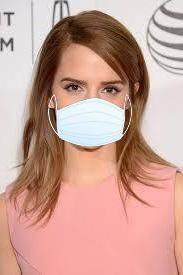
#> input picture augmented_image_306.jpg, 183 x 275 px
$ jupyter execute --allow-errors 'Face, Car and pedestrian Detector.ipynb'   (text cells are left out)
#> lines starting #> are read from the running program, lines starting #| are printed output that depends on the picture; after the words box and inside, x2 and y2 are one past the last pixel; in counts of white or black regions, pixels touching at a corner belong together
[cell 1]
import cv2

[cell 2]
img=cv2.imread('../augmented_image_306.jpg')
#> img is the input picture: shape (275, 183, 3); mean B, G, R 150.4, 161.1, 202.2
gray_img=cv2.cvtColor(img,cv2.COLOR_BGR2GRAY)
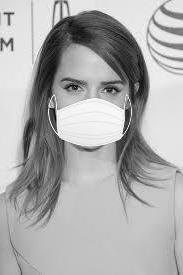
#> gray_img: shape (275, 183); min 7, max 255, mean 172.2
face_classifier=cv2.CascadeClassifier('../haarcascades/haarcascade_frontalface_default.xml')
eye_classifier=cv2.CascadeClassifier('../haarcascades/haarcascade_eye.xml')
faces=face_classifier.detectMultiScale(gray_img,2,3)
#> faces = [[43, 54, 96, 96]]
eyes=eye_classifier.detectMultiScale(gray_img,3.1,3)
#> eyes = [[99, 80, 20, 20]]
cv2.imshow('new_img',img)
cv2.waitKey(0)
cv2.destroyAllWindows()

[cell 3]
new_img=img
if faces is ():
    print("No face Found")
else:
    for ( x,y,w,h) in faces:
        new_img=cv2.rectangle(img,(x,y),(x+w,y+h),(0,0,255),3)
#> this loop made 1 pass
#> pass 1, `new_img=cv2.rectangle(img,(x,y),(x+w,y+h),(0,0,255),3)`:
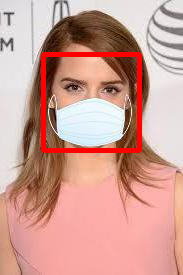
#> new_img: shape (275, 183, 3); 3.79% of pixels changed, all inside (x1, y1, x2, y2) = (41, 52, 142, 153)
if eyes is ():
    print("No eyes found")
else:
    for ( x,y,w,h) in eyes:
        new_img=cv2.rectangle(img,(x,y),(x+w,y+h),(255,0,0),3)
#> this loop made 1 pass
#> pass 1, `new_img=cv2.rectangle(img,(x,y),(x+w,y+h),(255,0,0),3)`:
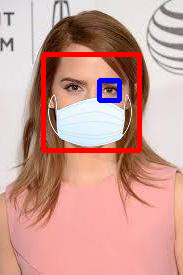
#> new_img: shape (275, 183, 3); 0.77% of pixels changed, all inside (x1, y1, x2, y2) = (97, 78, 122, 103)
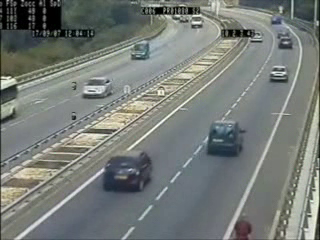
#> input picture frame 75 of Images/cars.avi, 320 x 240 px, given in place of the camera
#> further down, img is the input picture: shape (240, 320, 3); mean B, G, R 120, 123.9, 118.8

cv2.imshow("New",new_img)
cv2.waitKey(0)
cv2.destroyAllWindows()

[cell 4]
cap=cv2.VideoCapture(0)
#> (the rest of this cell did not finish here and is left out)

[cell 5]
import cv2
def detect_car(img):
    gray_img=cv2.cvtColor(img,cv2.COLOR_BGR2GRAY)
#> gray_img: shape (240, 320)
    car_classifier=cv2.CascadeClassifier('../haarcascades/haarcascade_car.xml')
    cars=car_classifier.detectMultiScale(gray_img,1.15,6)
#> cars = ()
    new_img=img
    if cars is ():
        pass
    else:
        for(x,y,w,h) in cars:
            new_img=cv2.rectangle(img,(x,y),(x+w,y+h),(255,0,0),3)
    return new_img

[cell 6]
import time
cap=cv2.VideoCapture('../Images/cars.avi')
while cap.isOpened():
    time.sleep(0.1)
    ret,img=cap.read()
    cv2.imshow("Video",detect_car(img))
    if(cv2.waitKey(1)==27):

#> (key Esc is pressed here)
